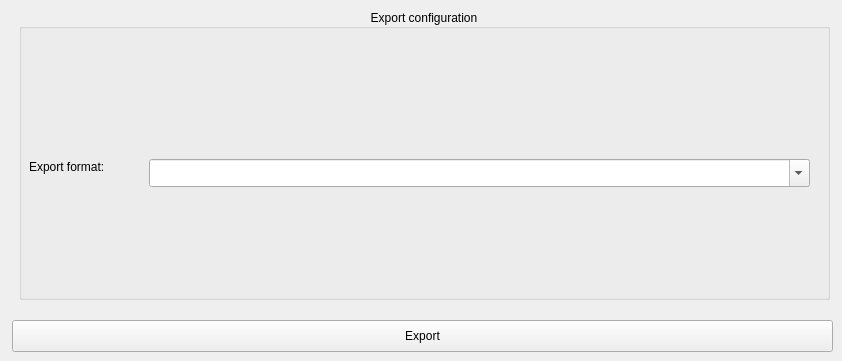
      <widget class="QWidget" name="ExportConfigView">
       <widget class="QGroupBox" name="ExportConfigGroupBox">
        <property name="geometry">
         <rect>
          <x>19</x>
          <y>9</y>
          <width>811</width>
          <height>291</height>
         </rect>
        </property>
        <property name="title">
         <string>Export configuration</string>
        </property>
        <property name="alignment">
         <set>Qt::AlignCenter</set>
        </property>
        <widget class="QLabel" name="ExportFormatLabel">
         <property name="geometry">
          <rect>
           <x>10</x>
           <y>150</y>
           <width>111</width>
           <height>16</height>
          </rect>
         </property>
         <property name="text">
          <string>Export format:</string>
         </property>
        </widget>
        <widget class="QFontComboBox" name="EC_ExportFormatDropDown">
         <property name="geometry">
          <rect>
           <x>130</x>
           <y>150</y>
           <width>661</width>
           <height>28</height>
          </rect>
         </property>
         <property name="currentText">
          <string/>
         </property>
        </widget>
       </widget>
       <widget class="QPushButton" name="EC_ExportPushButton">
        <property name="geometry">
         <rect>
          <x>12</x>
          <y>320</y>
          <width>821</width>
          <height>32</height>
         </rect>
        </property>
        <property name="text">
         <string>Export</string>
        </property>
       </widget>
      </widget>
